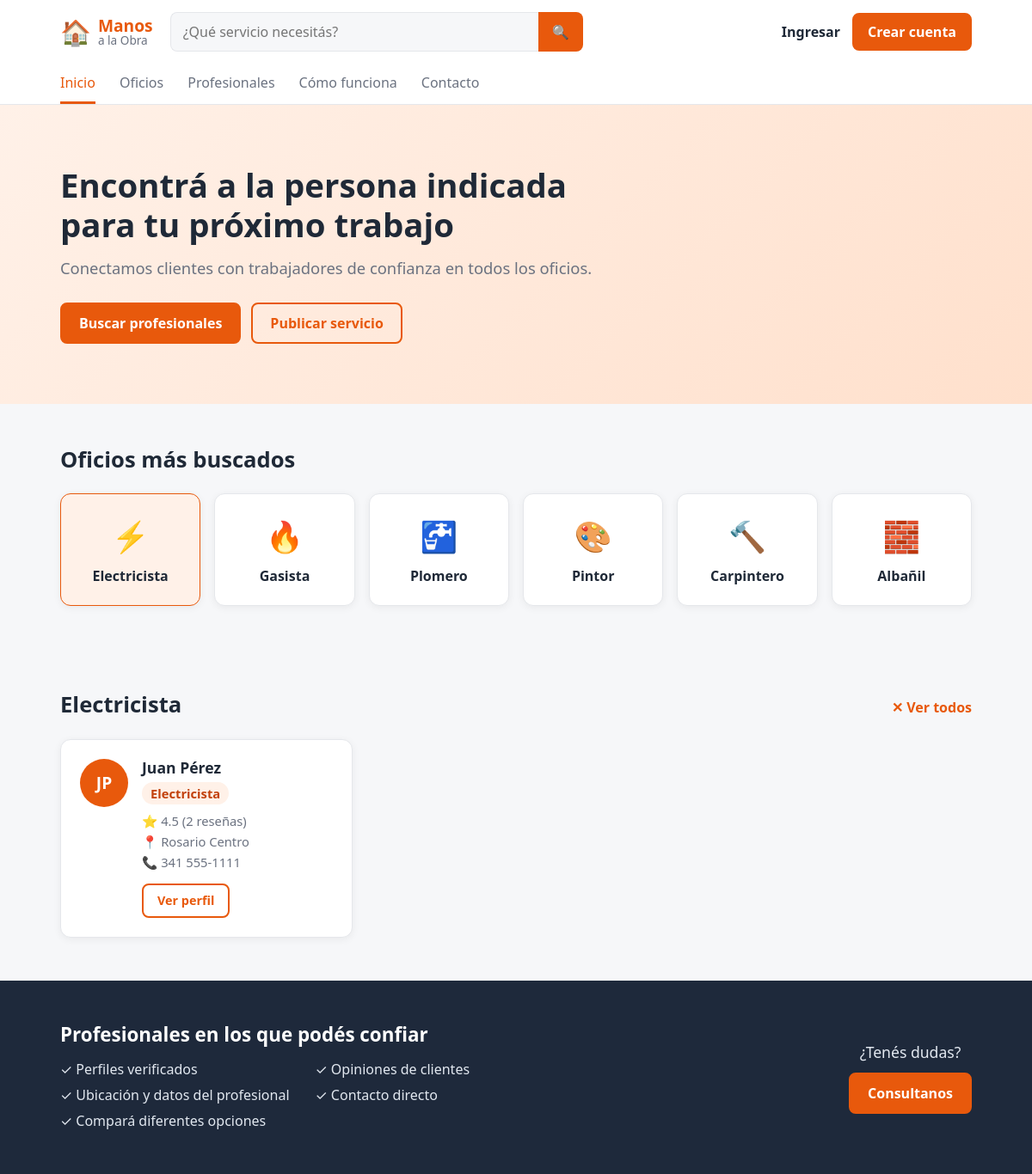
The page /index.php?oficio=Electricista on the database its author committed.
### tables this page shows
CREATE TABLE profesionales (
    id INT AUTO_INCREMENT PRIMARY KEY,
     
    nombre VARCHAR(60) NOT NULL,
    apellido VARCHAR(60) NOT NULL,
    email VARCHAR(120) NOT NULL UNIQUE,
    password VARCHAR(255) NOT NULL,
    iniciales VARCHAR(5) NOT NULL,
     
    oficio VARCHAR(60) NULL,
    descripcion VARCHAR(300) NULL,
    ubicacion VARCHAR(100) NULL,
    telefono VARCHAR(30) NULL,
    experiencia INT NULL,
    fecha_alta DATE NULL,
    fecha_baja DATE NULL,
     
     
    valoracion DECIMAL(2,1) DEFAULT 0,
    cantidad_resenas INT DEFAULT 0,
    creado_en TIMESTAMP DEFAULT CURRENT_TIMESTAMP
);

### index.php (the view, shortened to what this page needs)
<?php
require "config.php";
$buscar = trim($_GET["buscar"] ?? "");
$oficio = trim($_GET["oficio"] ?? "");
$sql = "SELECT * FROM profesionales
        WHERE oficio IS NOT NULL
          AND (fecha_baja IS NULL OR fecha_baja >= CURDATE())";
$tipos = "";
$valores = [];
if ($oficio !== "") {
    $sql .= " AND oficio = ?";
    $tipos .= "s";
    $valores[] = $oficio;
}
$sql .= " ORDER BY valoracion DESC, cantidad_resenas DESC";
$consulta = $conexion->prepare($sql);
if ($tipos !== "") {
    $consulta->bind_param($tipos, ...$valores);
}
$consulta->execute();
$resultado_profesionales = $consulta->get_result();
if ($oficio !== "") {
    $titulo_profesionales = $oficio;
} elseif ($buscar !== "") {
    $titulo_profesionales = "Resultados para \"" . $buscar . "\"";
} else {
    $titulo_profesionales = "Profesionales destacados";
}
$oficios_destacados = [
    "Electricista" => "⚡",
    "Gasista"      => "🔥",
    "Plomero"      => "🚰",
    "Pintor"       => "🎨",
    "Carpintero"   => "🔨",
    "Albañil"      => "🧱",
];
if (!isset($_SESSION["usuario_id"])) {
    $link_publicar = "registro.php";
} elseif ($_SESSION["usuario_tipo"] === "profesional") {
    $link_publicar = "postular.php";
} else {
    $link_publicar = "";
}
?>
<!DOCTYPE html>
<html lang="es">
<head>
    <link rel="stylesheet" href="style.css">
</head>
<body>
    <header class="header-principal">
        <div class="barra-superior">
            <a href="index.php" class="logo">
                <span class="logo-icono">🏠</span>
                <span class="logo-texto"><strong>Manos</strong><span>a la Obra</span></span>
            </a>
            <form class="buscador" action="index.php#profesionales" method="get">
                <input type="search" name="buscar" placeholder="¿Qué servicio necesitás?" value="<?php echo htmlspecialchars($buscar); ?>">
                <button type="submit" aria-label="Buscar">🔍</button>
            </form>
            <div class="acciones">
                <?php if (isset($_SESSION["usuario_nombre"])): ?>
                    <span class="link-ingresar">Hola, <?php echo htmlspecialchars($_SESSION["usuario_nombre"]); ?></span>
                    <?php if (($_SESSION["usuario_tipo"] ?? "") === "profesional"): ?>
                        <a href="postular.php" class="btn-publicar">Postular servicio</a>
                    <?php endif; ?>
                    <a href="logout.php" class="btn-publicar">Salir</a>
                <?php else: ?>
                    <a href="login.php" class="link-ingresar">Ingresar</a>
                    <a href="registro.php" class="btn-publicar">Crear cuenta</a>
                <?php endif; ?>
            </div>
        </div>
        <nav class="barra-menu">
            <a href="index.php" class="activo">Inicio</a>
            <a href="#oficios">Oficios</a>
            <a href="#profesionales">Profesionales</a>
            <a href="#">Cómo funciona</a>
            <a href="#">Contacto</a>
        </nav>
    </header>
    <section class="hero">
        <div class="contenedor">
            <div class="hero-texto">
                <h1>Encontrá a la persona indicada para tu próximo trabajo</h1>
                <p>Conectamos clientes con trabajadores de confianza en todos los oficios.</p>
                <div class="hero-botones">
                    <a href="#profesionales" class="boton boton-lleno">Buscar profesionales</a>
                    <?php if ($link_publicar !== ""): ?>
                        <a href="<?php echo $link_publicar; ?>" class="boton boton-borde">Publicar servicio</a>
                    <?php endif; ?>
                </div>
            </div>
        </div>
    </section>
    <section class="seccion">
        <div class="contenedor">
            <h2 class="seccion-titulo" id="oficios">Oficios más buscados</h2>
            <div class="oficios-grid">
                <?php foreach ($oficios_destacados as $nombre_oficio => $icono): ?>
                    <a href="index.php?oficio=<?php echo urlencode($nombre_oficio); ?>#profesionales"
                       class="oficio-card <?php echo $oficio === $nombre_oficio ? "elegido" : ""; ?>">
                        <span class="icono"><?php echo $icono; ?></span>
                        <p><?php echo $nombre_oficio; ?></p>
                    </a>
                <?php endforeach; ?>
            </div>
        </div>
    </section>
    <section class="seccion">
        <div class="contenedor">
            <div class="seccion-encabezado">
                <h2 class="seccion-titulo" id="profesionales"><?php echo htmlspecialchars($titulo_profesionales); ?></h2>
                <?php if ($buscar !== "" || $oficio !== ""): ?>
                    <a href="index.php#profesionales" class="ver-todos">✕ Ver todos</a>
                <?php endif; ?>
            </div>
            <div class="profesionales-grid">
                <?php while ($profesional = $resultado_profesionales->fetch_assoc()): ?>
                    <div class="profesional-card">
                        <div class="profesional-avatar"><?php echo htmlspecialchars($profesional["iniciales"]); ?></div>
                        <div class="profesional-info">
                            <h3><?php echo htmlspecialchars($profesional["nombre"] . " " . $profesional["apellido"]); ?></h3>
                            <p class="oficio"><?php echo htmlspecialchars($profesional["oficio"]); ?></p>
                            <p class="valoracion">⭐ <?php echo $profesional["valoracion"]; ?> (<?php echo $profesional["cantidad_resenas"]; ?> reseñas)</p>
                            <p class="ubicacion">📍 <?php echo htmlspecialchars($profesional["ubicacion"] ?? ""); ?></p>
                            <?php if (!empty($profesional["telefono"])): ?>
                                <p class="telefono">📞 <?php echo htmlspecialchars($profesional["telefono"]); ?></p>
                            <?php endif; ?>
                            <a href="perfil.php?id=<?php echo $profesional["id"]; ?>" class="boton boton-borde">Ver perfil</a>
                        </div>
                    </div>
                <?php endwhile; ?>
            </div>
        </div>
    </section>
        <footer class="pie-pagina">
        <div class="contenedor">
            <div class="pie-confianza">
                <h2>Profesionales en los que podés confiar</h2>
                <ul>
                    <li>✓ Perfiles verificados</li>
                    <li>✓ Opiniones de clientes</li>
                    <li>✓ Ubicación y datos del profesional</li>
                    <li>✓ Contacto directo</li>
                    <li>✓ Compará diferentes opciones</li>
                </ul>
            </div>
            <div class="pie-ayuda">
                <p>¿Tenés dudas?</p>
                <a href="#" class="boton boton-lleno">Consultanos</a>
            </div>
        </div>
    </footer>
</body>
</html>

### rows shown on the page
profesionales: iniciales "JP", nombre+apellido "Juan Pérez", oficio "Electricista", valoracion "4.5", cantidad_resenas "2", ubicacion "Rosario Centro", telefono "341 555-1111"

### other values the page prints
$icono "⚡"
$nombre_oficio "Electricista"
$icono "🔥"
$nombre_oficio "Gasista"
$icono "🚰"
$nombre_oficio "Plomero"
$icono "🎨"
$nombre_oficio "Pintor"
$icono "🔨"
$nombre_oficio "Carpintero"
$icono "🧱"
$nombre_oficio "Albañil"
$titulo_profesionales "Electricista"
